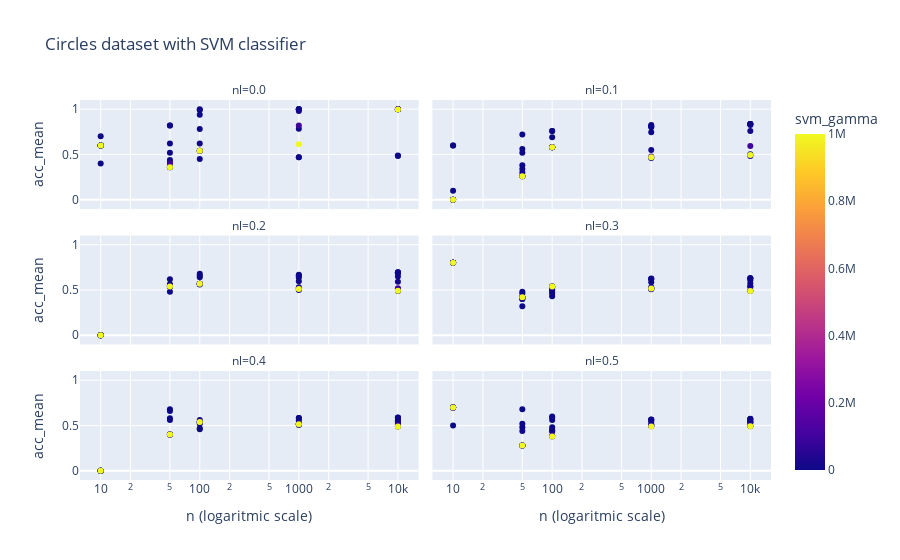

The notebook cell this image was saved under:
### Code cell
px.scatter(circles_df, x='n', labels = {'n': 'n (logaritmic scale)'}, y='acc_mean', 
           facet_col='nl', facet_col_wrap=2,
           hover_data=['svm_gamma'], color='svm_gamma', 
           log_x=True, title="Circles dataset with SVM classifier")

### Figure 1 — Plotly figure (JSON) as saved in the notebook; plotly's stock layout.template omitted (floating-point values rounded to 4 significant figures)
{"data": [{"customdata": [[0.001], [0.01], [0.1], [1], [10], [100], [1000], [10000], [100000], [1000000], [0.001], [0.01], [0.1], [1], [10], [100], [1000], [10000], [100000], [1000000], [0.001], [0.01], [0.1], [1], [10], [100], [1000], [10000], [100000], [1000000], [0.001], [0.01], [0.1], [1], [10], [100], [1000], [10000], [100000], [1000000], [0.001], [0.01], [0.1], [1], [10], [100], [1000], [10000], [100000], [1000000]], "hovertemplate": "nl=0.0<br>n (logaritmic scale)=%{x}<br>acc_mean=%{y}<br>svm_gamma=%{marker.color}<extra></extra>", "legendgroup": "", "marker": {"color": [0.001, 0.01, 0.1, 1, 10, 100, 1000, 10000, 100000, 1000000, 0.001, 0.01, 0.1, 1, 10, 100, 1000, 10000, 100000, 1000000, 0.001, 0.01, 0.1, 1, 10, 100, 1000, 10000, 100000, 1000000, 0.001, 0.01, 0.1, 1, 10, 100, 1000, 10000, 100000, 1000000, 0.001, 0.01, 0.1, 1, 10, 100, 1000, 10000, 100000, 1000000], "coloraxis": "coloraxis", "symbol": "circle"}, "mode": "markers", "name": "", "orientation": "v", "showlegend": false, "type": "scatter", "x": [10, 10, 10, 10, 10, 10, 10, 10, 10, 10, 50, 50, 50, 50, 50, 50, 50, 50, 50, 50, 100, 100, 100, 100, 100, 100, 100, 100, 100, 100, 1000, 1000, 1000, 1000, 1000, 1000, 1000, 1000, 1000, 1000, 10000, 10000, 10000, 10000, 10000, 10000, 10000, 10000, 10000, 10000], "xaxis": "x5", "y": [0.6, 0.6, 0.6, 0.4, 0.7, 0.6, 0.6, 0.6, 0.6, 0.6, 0.36, 0.36, 0.44, 0.62, 0.82, 0.82, 0.52, 0.42, 0.4, 0.36, 0.54, 0.54, 0.45, 1, 0.99, 0.94, 0.78, 0.62, 0.54, 0.54, 0.469, 0.469, 0.783, 1, 1, 1, 1, 0.979, 0.821, 0.612, 0.4843, 0.4877, 1, 1, 1, 1, 1, 1, 1, 0.9966], "yaxis": "y5"}, {"customdata": [[0.001], [0.01], [0.1], [1], [10], [100], [1000], [10000], [100000], [1000000], [0.001], [0.01], [0.1], [1], [10], [100], [1000], [10000], [100000], [1000000], [0.001], [0.01], [0.1], [1], [10], [100], [1000], [10000], [100000], [1000000], [0.001], [0.01], [0.1], [1], [10], [100], [1000], [10000], [100000], [1000000], [0.001], [0.01], [0.1], [1], [10], [100], [1000], [10000], [100000], [1000000]], "hovertemplate": "nl=0.1<br>n (logaritmic scale)=%{x}<br>acc_mean=%{y}<br>svm_gamma=%{marker.color}<extra></extra>", "legendgroup": "", "marker": {"color": [0.001, 0.01, 0.1, 1, 10, 100, 1000, 10000, 100000, 1000000, 0.001, 0.01, 0.1, 1, 10, 100, 1000, 10000, 100000, 1000000, 0.001, 0.01, 0.1, 1, 10, 100, 1000, 10000, 100000, 1000000, 0.001, 0.01, 0.1, 1, 10, 100, 1000, 10000, 100000, 1000000, 0.001, 0.01, 0.1, 1, 10, 100, 1000, 10000, 100000, 1000000], "coloraxis": "coloraxis", "symbol": "circle"}, "mode": "markers", "name": "", "orientation": "v", "showlegend": false, "type": "scatter", "x": [10, 10, 10, 10, 10, 10, 10, 10, 10, 10, 50, 50, 50, 50, 50, 50, 50, 50, 50, 50, 100, 100, 100, 100, 100, 100, 100, 100, 100, 100, 1000, 1000, 1000, 1000, 1000, 1000, 1000, 1000, 1000, 1000, 10000, 10000, 10000, 10000, 10000, 10000, 10000, 10000, 10000, 10000], "xaxis": "x6", "y": [0, 0, 0, 0.6, 0.6, 0.1, 0, 0, 0, 0, 0.26, 0.26, 0.38, 0.56, 0.72, 0.52, 0.34, 0.3, 0.26, 0.26, 0.58, 0.58, 0.58, 0.76, 0.76, 0.69, 0.58, 0.58, 0.58, 0.58, 0.466, 0.461, 0.8, 0.825, 0.815, 0.811, 0.744, 0.548, 0.478, 0.468, 0.4842, 0.503, 0.8378, 0.8373, 0.8354, 0.8358, 0.8264, 0.7602, 0.5935, 0.4943], "yaxis": "y6"}, {"customdata": [[0.001], [0.01], [0.1], [1], [10], [100], [1000], [10000], [100000], [1000000], [0.001], [0.01], [0.1], [1], [10], [100], [1000], [10000], [100000], [1000000], [0.001], [0.01], [0.1], [1], [10], [100], [1000], [10000], [100000], [1000000], [0.001], [0.01], [0.1], [1], [10], [100], [1000], [10000], [100000], [1000000], [0.001], [0.01], [0.1], [1], [10], [100], [1000], [10000], [100000], [1000000]], "hovertemplate": "nl=0.2<br>n (logaritmic scale)=%{x}<br>acc_mean=%{y}<br>svm_gamma=%{marker.color}<extra></extra>", "legendgroup": "", "marker": {"color": [0.001, 0.01, 0.1, 1, 10, 100, 1000, 10000, 100000, 1000000, 0.001, 0.01, 0.1, 1, 10, 100, 1000, 10000, 100000, 1000000, 0.001, 0.01, 0.1, 1, 10, 100, 1000, 10000, 100000, 1000000, 0.001, 0.01, 0.1, 1, 10, 100, 1000, 10000, 100000, 1000000, 0.001, 0.01, 0.1, 1, 10, 100, 1000, 10000, 100000, 1000000], "coloraxis": "coloraxis", "symbol": "circle"}, "mode": "markers", "name": "", "orientation": "v", "showlegend": false, "type": "scatter", "x": [10, 10, 10, 10, 10, 10, 10, 10, 10, 10, 50, 50, 50, 50, 50, 50, 50, 50, 50, 50, 100, 100, 100, 100, 100, 100, 100, 100, 100, 100, 1000, 1000, 1000, 1000, 1000, 1000, 1000, 1000, 1000, 1000, 10000, 10000, 10000, 10000, 10000, 10000, 10000, 10000, 10000, 10000], "xaxis": "x3", "y": [0, 0, 0, 0, 0, 0, 0, 0, 0, 0, 0.54, 0.54, 0.48, 0.54, 0.56, 0.62, 0.56, 0.54, 0.54, 0.54, 0.57, 0.57, 0.56, 0.64, 0.68, 0.66, 0.57, 0.57, 0.57, 0.57, 0.51, 0.5, 0.66, 0.669, 0.654, 0.638, 0.597, 0.529, 0.512, 0.51, 0.4878, 0.5119, 0.6959, 0.6922, 0.6951, 0.686, 0.6493, 0.5904, 0.5199, 0.4908], "yaxis": "y3"}, {"customdata": [[0.001], [0.01], [0.1], [1], [10], [100], [1000], [10000], [100000], [1000000], [0.001], [0.01], [0.1], [1], [10], [100], [1000], [10000], [100000], [1000000], [0.001], [0.01], [0.1], [1], [10], [100], [1000], [10000], [100000], [1000000], [0.001], [0.01], [0.1], [1], [10], [100], [1000], [10000], [100000], [1000000], [0.001], [0.01], [0.1], [1], [10], [100], [1000], [10000], [100000], [1000000]], "hovertemplate": "nl=0.3<br>n (logaritmic scale)=%{x}<br>acc_mean=%{y}<br>svm_gamma=%{marker.color}<extra></extra>", "legendgroup": "", "marker": {"color": [0.001, 0.01, 0.1, 1, 10, 100, 1000, 10000, 100000, 1000000, 0.001, 0.01, 0.1, 1, 10, 100, 1000, 10000, 100000, 1000000, 0.001, 0.01, 0.1, 1, 10, 100, 1000, 10000, 100000, 1000000, 0.001, 0.01, 0.1, 1, 10, 100, 1000, 10000, 100000, 1000000, 0.001, 0.01, 0.1, 1, 10, 100, 1000, 10000, 100000, 1000000], "coloraxis": "coloraxis", "symbol": "circle"}, "mode": "markers", "name": "", "orientation": "v", "showlegend": false, "type": "scatter", "x": [10, 10, 10, 10, 10, 10, 10, 10, 10, 10, 50, 50, 50, 50, 50, 50, 50, 50, 50, 50, 100, 100, 100, 100, 100, 100, 100, 100, 100, 100, 1000, 1000, 1000, 1000, 1000, 1000, 1000, 1000, 1000, 1000, 10000, 10000, 10000, 10000, 10000, 10000, 10000, 10000, 10000, 10000], "xaxis": "x4", "y": [0.8, 0.8, 0.8, 0.8, 0.8, 0.8, 0.8, 0.8, 0.8, 0.8, 0.42, 0.42, 0.32, 0.42, 0.48, 0.46, 0.4, 0.4, 0.42, 0.42, 0.54, 0.54, 0.43, 0.46, 0.48, 0.5, 0.51, 0.53, 0.54, 0.54, 0.516, 0.516, 0.622, 0.622, 0.627, 0.585, 0.531, 0.507, 0.513, 0.516, 0.4896, 0.5394, 0.6294, 0.6297, 0.6289, 0.6081, 0.5715, 0.5391, 0.4955, 0.49], "yaxis": "y4"}, {"customdata": [[0.001], [0.01], [0.1], [1], [10], [100], [1000], [10000], [100000], [1000000], [0.001], [0.01], [0.1], [1], [10], [100], [1000], [10000], [100000], [1000000], [0.001], [0.01], [0.1], [1], [10], [100], [1000], [10000], [100000], [1000000], [0.001], [0.01], [0.1], [1], [10], [100], [1000], [10000], [100000], [1000000], [0.001], [0.01], [0.1], [1], [10], [100], [1000], [10000], [100000], [1000000]], "hovertemplate": "nl=0.4<br>n (logaritmic scale)=%{x}<br>acc_mean=%{y}<br>svm_gamma=%{marker.color}<extra></extra>", "legendgroup": "", "marker": {"color": [0.001, 0.01, 0.1, 1, 10, 100, 1000, 10000, 100000, 1000000, 0.001, 0.01, 0.1, 1, 10, 100, 1000, 10000, 100000, 1000000, 0.001, 0.01, 0.1, 1, 10, 100, 1000, 10000, 100000, 1000000, 0.001, 0.01, 0.1, 1, 10, 100, 1000, 10000, 100000, 1000000, 0.001, 0.01, 0.1, 1, 10, 100, 1000, 10000, 100000, 1000000], "coloraxis": "coloraxis", "symbol": "circle"}, "mode": "markers", "name": "", "orientation": "v", "showlegend": false, "type": "scatter", "x": [10, 10, 10, 10, 10, 10, 10, 10, 10, 10, 50, 50, 50, 50, 50, 50, 50, 50, 50, 50, 100, 100, 100, 100, 100, 100, 100, 100, 100, 100, 1000, 1000, 1000, 1000, 1000, 1000, 1000, 1000, 1000, 1000, 10000, 10000, 10000, 10000, 10000, 10000, 10000, 10000, 10000, 10000], "xaxis": "x", "y": [0, 0, 0, 0, 0, 0, 0, 0, 0, 0, 0.4, 0.4, 0.66, 0.68, 0.56, 0.58, 0.4, 0.4, 0.4, 0.4, 0.54, 0.54, 0.47, 0.46, 0.53, 0.56, 0.54, 0.52, 0.54, 0.54, 0.516, 0.516, 0.582, 0.582, 0.555, 0.521, 0.505, 0.514, 0.513, 0.514, 0.4894, 0.5408, 0.5878, 0.587, 0.5864, 0.5597, 0.5437, 0.5221, 0.4994, 0.4886], "yaxis": "y"}, {"customdata": [[0.001], [0.01], [0.1], [1], [10], [100], [1000], [10000], [100000], [1000000], [0.001], [0.01], [0.1], [1], [10], [100], [1000], [10000], [100000], [1000000], [0.001], [0.01], [0.1], [1], [10], [100], [1000], [10000], [100000], [1000000], [0.001], [0.01], [0.1], [1], [10], [100], [1000], [10000], [100000], [1000000], [0.001], [0.01], [0.1], [1], [10], [100], [1000], [10000], [100000], [1000000]], "hovertemplate": "nl=0.5<br>n (logaritmic scale)=%{x}<br>acc_mean=%{y}<br>svm_gamma=%{marker.color}<extra></extra>", "legendgroup": "", "marker": {"color": [0.001, 0.01, 0.1, 1, 10, 100, 1000, 10000, 100000, 1000000, 0.001, 0.01, 0.1, 1, 10, 100, 1000, 10000, 100000, 1000000, 0.001, 0.01, 0.1, 1, 10, 100, 1000, 10000, 100000, 1000000, 0.001, 0.01, 0.1, 1, 10, 100, 1000, 10000, 100000, 1000000, 0.001, 0.01, 0.1, 1, 10, 100, 1000, 10000, 100000, 1000000], "coloraxis": "coloraxis", "symbol": "circle"}, "mode": "markers", "name": "", "orientation": "v", "showlegend": false, "type": "scatter", "x": [10, 10, 10, 10, 10, 10, 10, 10, 10, 10, 50, 50, 50, 50, 50, 50, 50, 50, 50, 50, 100, 100, 100, 100, 100, 100, 100, 100, 100, 100, 1000, 1000, 1000, 1000, 1000, 1000, 1000, 1000, 1000, 1000, 10000, 10000, 10000, 10000, 10000, 10000, 10000, 10000, 10000, 10000], "xaxis": "x2", "y": [0.7, 0.7, 0.7, 0.5, 0.7, 0.7, 0.7, 0.7, 0.7, 0.7, 0.28, 0.28, 0.48, 0.52, 0.68, 0.44, 0.28, 0.28, 0.28, 0.28, 0.44, 0.44, 0.48, 0.56, 0.59, 0.6, 0.45, 0.38, 0.39, 0.38, 0.498, 0.501, 0.563, 0.566, 0.564, 0.543, 0.514, 0.495, 0.491, 0.49, 0.4912, 0.5302, 0.5731, 0.574, 0.5686, 0.5503, 0.5385, 0.5364, 0.4972, 0.4918], "yaxis": "y2"}], "layout": {"annotations": [{"font": {}, "showarrow": false, "text": "nl=0.4", "x": 0.245, "xanchor": "center", "xref": "paper", "y": 0.2867, "yanchor": "bottom", "yref": "paper"}, {"font": {}, "showarrow": false, "text": "nl=0.5", "x": 0.755, "xanchor": "center", "xref": "paper", "y": 0.2867, "yanchor": "bottom", "yref": "paper"}, {"font": {}, "showarrow": false, "text": "nl=0.2", "x": 0.245, "xanchor": "center", "xref": "paper", "y": 0.6433, "yanchor": "bottom", "yref": "paper"}, {"font": {}, "showarrow": false, "text": "nl=0.3", "x": 0.755, "xanchor": "center", "xref": "paper", "y": 0.6433, "yanchor": "bottom", "yref": "paper"}, {"font": {}, "showarrow": false, "text": "nl=0.0", "x": 0.245, "xanchor": "center", "xref": "paper", "y": 1.0, "yanchor": "bottom", "yref": "paper"}, {"font": {}, "showarrow": false, "text": "nl=0.1", "x": 0.755, "xanchor": "center", "xref": "paper", "y": 1.0, "yanchor": "bottom", "yref": "paper"}], "autosize": true, "coloraxis": {"colorbar": {"title": {"text": "svm_gamma"}}, "colorscale": [[0, "#0d0887"], [0.1111, "#46039f"], [0.2222, "#7201a8"], [0.3333, "#9c179e"], [0.4444, "#bd3786"], [0.5556, "#d8576b"], [0.6667, "#ed7953"], [0.7778, "#fb9f3a"], [0.8889, "#fdca26"], [1, "#f0f921"]]}, "legend": {"tracegroupgap": 0}, "title": {"text": "Circles dataset with SVM classifier"}, "xaxis": {"anchor": "y", "autorange": true, "domain": [0, 0.49], "range": [0.7849, 4.215], "title": {"text": "n (logaritmic scale)"}, "type": "log"}, "xaxis2": {"anchor": "y2", "autorange": true, "domain": [0.51, 1], "matches": "x", "range": [0.7849, 4.215], "title": {"text": "n (logaritmic scale)"}, "type": "log"}, "xaxis3": {"anchor": "y3", "autorange": true, "domain": [0, 0.49], "matches": "x", "range": [0.7849, 4.215], "showticklabels": false, "type": "log"}, "xaxis4": {"anchor": "y4", "autorange": true, "domain": [0.51, 1], "matches": "x", "range": [0.7849, 4.215], "showticklabels": false, "type": "log"}, "xaxis5": {"anchor": "y5", "autorange": true, "domain": [0, 0.49], "matches": "x", "range": [0.7849, 4.215], "showticklabels": false, "type": "log"}, "xaxis6": {"anchor": "y6", "autorange": true, "domain": [0.51, 1], "matches": "x", "range": [0.7849, 4.215], "showticklabels": false, "type": "log"}, "yaxis": {"anchor": "x", "autorange": true, "domain": [0, 0.2867], "range": [-0.1626, 1.163], "title": {"text": "acc_mean"}, "type": "linear"}, "yaxis2": {"anchor": "x2", "autorange": true, "domain": [0, 0.2867], "matches": "y", "range": [-0.1626, 1.163], "showticklabels": false, "type": "linear"}, "yaxis3": {"anchor": "x3", "autorange": true, "domain": [0.3567, 0.6433], "matches": "y", "range": [-0.1626, 1.163], "title": {"text": "acc_mean"}, "type": "linear"}, "yaxis4": {"anchor": "x4", "autorange": true, "domain": [0.3567, 0.6433], "matches": "y", "range": [-0.1626, 1.163], "showticklabels": false, "type": "linear"}, "yaxis5": {"anchor": "x5", "autorange": true, "domain": [0.7133, 1.0], "matches": "y", "range": [-0.1626, 1.163], "title": {"text": "acc_mean"}, "type": "linear"}, "yaxis6": {"anchor": "x6", "autorange": true, "domain": [0.7133, 1.0], "matches": "y", "range": [-0.1626, 1.163], "showticklabels": false, "type": "linear"}}}
